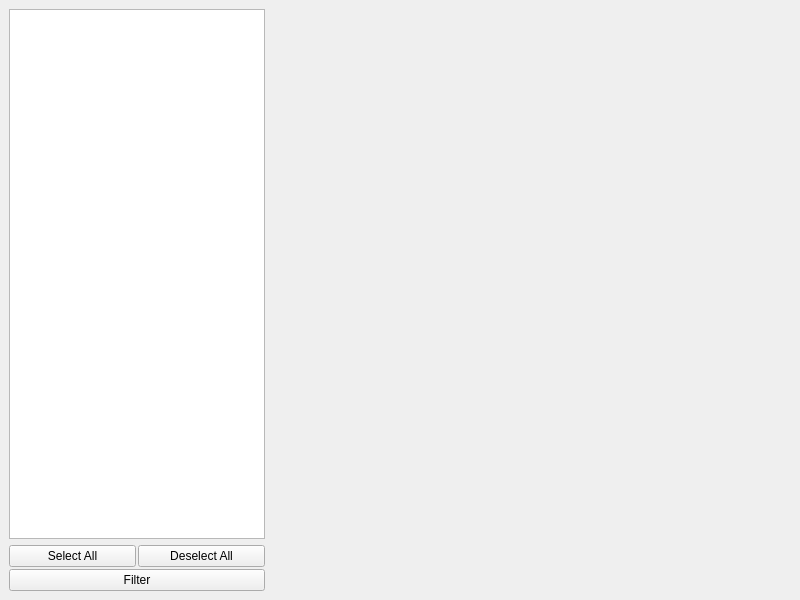
<?xml version="1.0" encoding="UTF-8"?>
<ui version="4.0">
 <class>PlotWindow</class>
 <widget class="QMainWindow" name="PlotWindow">
  <property name="geometry">
   <rect>
    <x>0</x>
    <y>0</y>
    <width>800</width>
    <height>600</height>
   </rect>
  </property>
  <property name="windowTitle">
   <string>Export Plot</string>
  </property>
  <widget class="QWidget" name="centralwidget">
   <layout class="QHBoxLayout" name="horizontalLayout">
    <item>
     <widget class="QWidget" name="widget" native="true">
      <property name="sizePolicy">
       <sizepolicy hsizetype="Maximum" vsizetype="Preferred">
        <horstretch>0</horstretch>
        <verstretch>0</verstretch>
       </sizepolicy>
      </property>
      <layout class="QVBoxLayout" name="verticalLayout">
       <property name="leftMargin">
        <number>0</number>
       </property>
       <property name="topMargin">
        <number>0</number>
       </property>
       <property name="rightMargin">
        <number>0</number>
       </property>
       <property name="bottomMargin">
        <number>0</number>
       </property>
       <item>
        <widget class="QTableView" name="tableView">
         <property name="sizePolicy">
          <sizepolicy hsizetype="Maximum" vsizetype="Expanding">
           <horstretch>0</horstretch>
           <verstretch>0</verstretch>
          </sizepolicy>
         </property>
         <property name="alternatingRowColors">
          <bool>true</bool>
         </property>
        </widget>
       </item>
       <item>
        <widget class="QWidget" name="widget_2" native="true">
         <layout class="QGridLayout" name="gridLayout">
          <property name="leftMargin">
           <number>0</number>
          </property>
          <property name="topMargin">
           <number>0</number>
          </property>
          <property name="rightMargin">
           <number>0</number>
          </property>
          <property name="bottomMargin">
           <number>0</number>
          </property>
          <property name="spacing">
           <number>2</number>
          </property>
          <item row="0" column="1">
           <widget class="QPushButton" name="deselect_all">
            <property name="text">
             <string>Deselect All</string>
            </property>
           </widget>
          </item>
          <item row="0" column="0">
           <widget class="QPushButton" name="select_all">
            <property name="text">
             <string>Select All</string>
            </property>
           </widget>
          </item>
          <item row="1" column="0" colspan="2">
           <widget class="QPushButton" name="filter">
            <property name="text">
             <string>Filter</string>
            </property>
           </widget>
          </item>
         </layout>
        </widget>
       </item>
      </layout>
     </widget>
    </item>
    <item>
     <widget class="PlotWidget" name="graphWidget" native="true"/>
    </item>
   </layout>
  </widget>
 </widget>
 <customwidgets>
  <customwidget>
   <class>PlotWidget</class>
   <extends>QWidget</extends>
   <header>pyqtgraph</header>
   <container>1</container>
  </customwidget>
 </customwidgets>
 <resources/>
 <connections>
  <connection>
   <sender>select_all</sender>
   <signal>clicked()</signal>
   <receiver>PlotWindow</receiver>
   <slot>selectAll()</slot>
   <hints>
    <hint type="sourcelabel">
     <x>59</x>
     <y>547</y>
    </hint>
    <hint type="destinationlabel">
     <x>457</x>
     <y>428</y>
    </hint>
   </hints>
  </connection>
  <connection>
   <sender>deselect_all</sender>
   <signal>clicked()</signal>
   <receiver>PlotWindow</receiver>
   <slot>deselectAll()</slot>
   <hints>
    <hint type="sourcelabel">
     <x>192</x>
     <y>550</y>
    </hint>
    <hint type="destinationlabel">
     <x>457</x>
     <y>334</y>
    </hint>
   </hints>
  </connection>
  <connection>
   <sender>filter</sender>
   <signal>clicked()</signal>
   <receiver>PlotWindow</receiver>
   <slot>filterSpecies()</slot>
   <hints>
    <hint type="sourcelabel">
     <x>123</x>
     <y>578</y>
    </hint>
    <hint type="destinationlabel">
     <x>457</x>
     <y>192</y>
    </hint>
   </hints>
  </connection>
 </connections>
 <slots>
  <slot>selectAll()</slot>
  <slot>deselectAll()</slot>
  <slot>filterSpecies()</slot>
 </slots>
</ui>
